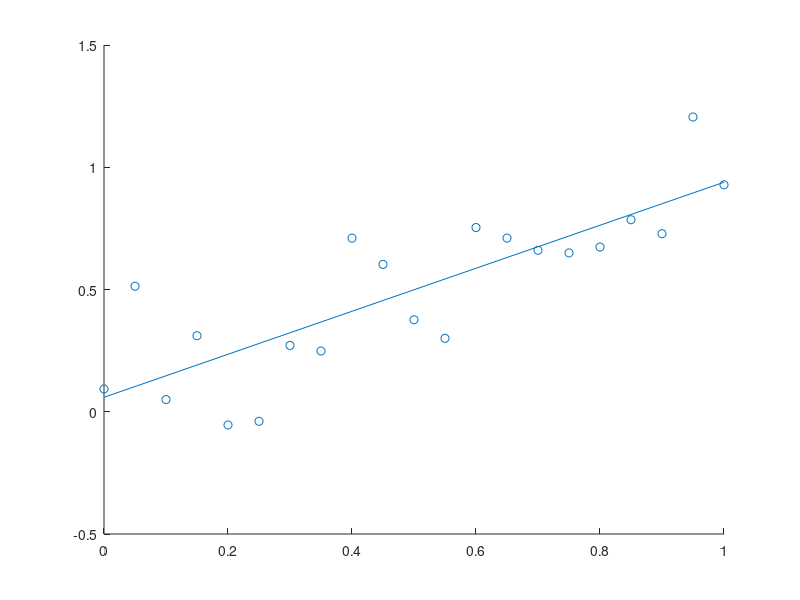

The MATLAB script that drew this image: (Note: this script raises an error after producing the figure.)
%% 1
x = 0:0.05:1;
y = x + 0.2*randn(1, length(x));

X = [ ones(length(x),1) x(:)];
a = (X.'*X)\(X.'*y(:));
linreg = a(1) + a(2) * x;

hold on
scatter(x,y);
plot(x,linreg);
hold off
% p = newp(x,y,'
%% 2
clear; close all;
x = linspace(0,1,21);
y = -sin(.8*pi*x);

net = fitnet(2);
net = configure(net,x,y);
net.inputs{1}.processFcns = {};
net.outputs{2}.processFcns = {};
[net, tr] = train(net, x, y);

[biases, weights] = hidden_layer_weights(net);
TF = hidden_layer_transfer_function(net);

out_n2 = TF(biases(2)+weights(2)*x);
out_n1 = TF(biases(1)+weights(1)*x);

[biases_out, weights_out] = output_layer_weights(net);
TF_out = output_layer_transfer_function(net);

output = TF_out(biases_out+weights_out(1)*out_n1+weights_out(2)*out_n2);
%%
hold on
scatter(x,out_n1, 15, 'filled');
scatter(x,out_n2, 15, 'filled');
scatter(x,output, 25);
plot(x,y);
legend('hidden neuron 1', 'hidden neuron 2', 'network estimate', 'sin(x^2)');
xlabel('x');
ylabel('y');
title('Estimate of sin(x^2) with two hidden layers');
hold off